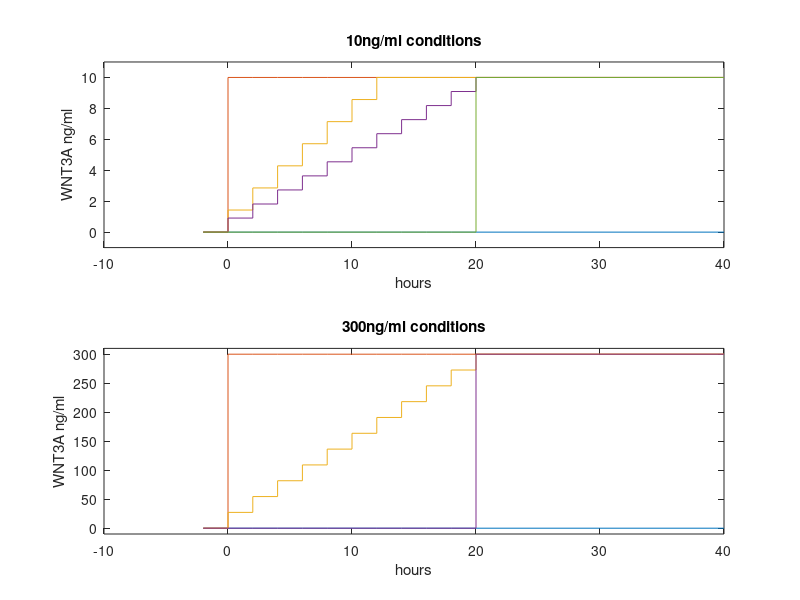
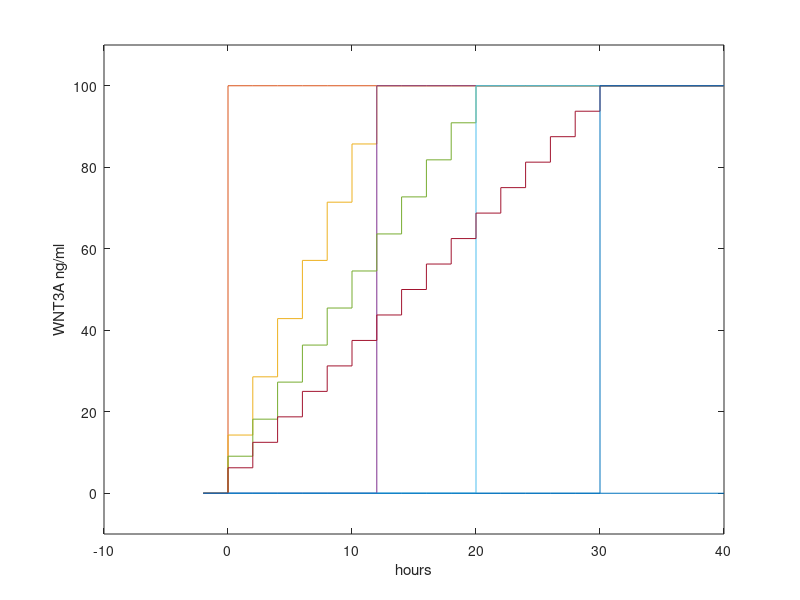

Here is the MATLAB script that generated these plots, in order: (Note: this script raises an error after producing the figures.)
%% exp1, 10 and 30 up to 20h ramps
clear;
x = [-2 reshape([0:2:20;0:2:20],1,22) 40];
 y = zeros(8,24);
 y(2,3:end) = 10;
 y(3,1:16) = [reshape([linspace(0,10,8);linspace(0,10,8)],1,16) ];
 y(3,17:end) = 10;
 y(4,:) = reshape([linspace(0,10,12);linspace(0,10,12)],1,24);
 y(5,23:end) = 10;
 y(6,3:end) = 300;
 y(7,:) = reshape([linspace(0,300,12);linspace(0,300,12)],1,24);
 y(8,23:end) = 300;
%
figure; subplot(2,1,1);

plot(x,y(1:5,:)');
title('10ng/ml conditions');
ylim([-1 11]);
xlabel('hours');
ylabel('WNT3A ng/ml');
subplot(2,1,2);
plot(x,y([1 6:8],:)');
ylim([-10 310]);
title('300ng/ml conditions');
xlabel('hours');
ylabel('WNT3A ng/ml');


%% exp 2 10,20,30h ramps
clear;
finalC = 100;

x = [-2 reshape([0:2:30;0:2:30],1,32) 40];

 y = zeros(8,34);
 y(2,3:end) = finalC; % 0h 10
 y(3,1:16) = [reshape([linspace(0,finalC,8);linspace(0,finalC,8)],1,16) ]; %12h ramp
 y(3,17:end) = finalC;
 y(4,15:end) = finalC; %12h step
  
 y(5,1:24) = reshape([linspace(0,finalC,12);linspace(0,finalC,12)],1,24); %20h ramp
 y(5,25:end) = finalC;
 y(6,23:end) = finalC; %20h step
 y(7,:) = reshape([linspace(0,finalC,17);linspace(0,finalC,17)],1,34); %30h ramp
 y(8,33:end) = finalC; %30h step
 
 figure; plot(x,y');
 ylim([-.1*finalC 1.1*finalC]);
 xlabel('hours');
ylabel('WNT3A ng/ml');
legend('no treatment',['0h step to ' int2str(finalC) 'ng/ml'],['12h ramp, step size = ' num2str(round(y(3,3),2))],'12h step',['20h ramp, step size = ' num2str(round(y(5,3),2))],['20h step, step size = ' num2str(round(y(7,3),2))]','30h ramp','30h step');
title([int2str(finalC) 'ng/ml ramps']);